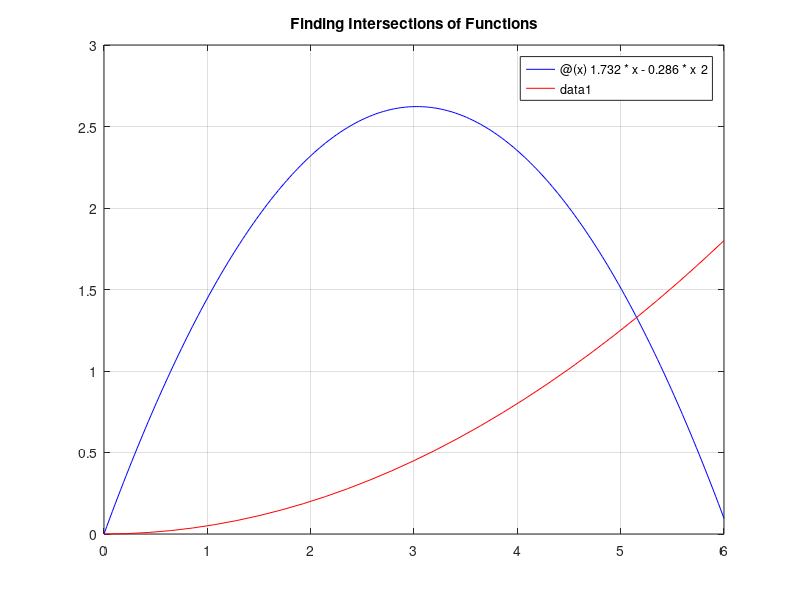

Write the MATLAB code that produced this figure.
clc
clear
x=[0:6];
f1=@(x) 1.732*x-0.286*x^2;
f2=@(x) 0.05*x^2;
fplot(f1,[0,6],'b')
hold on
fplot(f2,[0,6],'r')
grid on
title('Finding Intersections of Functions')
% Find the first intersection
f1a=1.732.*x-0.286.*x.^2;
f2a=0.05.*x.^2;
find(f1a==f2a)